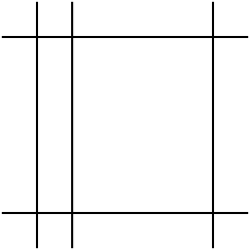
//> input picture finalProject/SamplePluginPA10/markers/Marker2a.ppm, 250 x 250 px
$ ./main ../SamplePluginPA10/markers/Marker2a.ppm   (built with g++ and OpenCV 4)
//> lines starting //> are read from the running program, lines starting //| are printed output that depends on the picture; after the words box and inside, x2 and y2 are one past the last pixel; in counts of white or black regions, pixels touching at a corner belong together
// open cv libs
#include <opencv2/core/core.hpp>
#include <opencv2/highgui/highgui.hpp>
#include <opencv2/imgproc/imgproc.hpp>
#include <cmath>
#include <iostream>

#include <vector>
#include <algorithm>

#include <ratio>
#include <chrono>

int image_in_set = 0;
std::vector<cv::Mat> original_images;
cv::Mat org;

struct comparator_functor {
  bool operator() (const std::vector<cv::Point> a, const std::vector<cv::Point> b) const {
    return a.size() > b.size();
  }
} sorting_func;

std::vector<cv::Point> find_blobs(cv::Mat img, std::vector<std::vector<cv::Point> > &contours, std::vector<std::vector<cv::Point> > &good_contours, cv::Mat &drawing){
    std::vector<cv::Vec4i> hierarchy;
    cv::findContours( img, contours, hierarchy, CV_RETR_LIST, cv::CHAIN_APPROX_NONE);

    std::sort(contours.begin(),contours.end(), sorting_func);

    double min_area = 33000, max_area = 100000;
    std::vector<cv::Point> center;
    cv::Moments mu; //use moments to get center of mass
    for( size_t i = 0; i< contours.size(); ++i ){
        double area = cv::contourArea(contours[i]);
        if (area > min_area && area < max_area) {
            mu = cv::moments(contours[i],false);
            cv::Point com = cv::Point( mu.m10/mu.m00 , mu.m01/mu.m00 );
            center.push_back(com);
            good_contours.push_back(contours[i]);
            cv::drawContours( drawing, contours, (int)i, cv::Scalar(0,0,255), 2, 8, hierarchy, 0, cv::Point() );
        }
        if(center.size() > 2 || area < 500){
            break;
        }
    }
    return center;
}
cv::Point find_center(std::vector<cv::Point> &center, std::vector<std::vector<cv::Point> > &contours, cv::Mat &drawing){
    cv::Point midpoint(0,0);
    if(center.size() > 0){
        std::vector<cv::Point> good_centers;
        float dist, a, b;
        if(center.size() > 1){
            for(size_t i = 0; i < center.size(); ++i){
                for(size_t j = i+1; j < center.size(); ++j){
                    a = center[i].x - center[j].x;
                    b = center[i].y - center[j].y;
                    dist =  a * a + b * b;
                    if(dist < 1000 ){
                        good_centers.push_back(center[i]);
                        good_centers.push_back(center[j]);
                    }
                }
            }
            if(good_centers.size() == 0){
                float compactness, area, circumference;
                a = org.cols/2;
                b = org.rows/2;
                float max_dist =  a * a + b * b;
                float feature_match, feature_match2;

                float p1 = 0.8, p2=0.2;
                for(size_t i = 0; i < center.size(); ++i){
                    a = org.cols/2 - center[i].x;
                    b = org.cols/2 - center[i].y;
                    dist =  1 - (a * a + b * b) / max_dist;

                    area = cv::contourArea(contours[i]);
                    circumference = cv::arcLength(contours[i],false);
                    compactness = 4 * M_PI * area / (circumference * circumference);

                    feature_match = p1 * compactness + p2 * dist;
                    for(size_t j = i+1; j < center.size(); ++j){
                        area = cv::contourArea(contours[j]);
                        circumference = cv::arcLength(contours[j],false);
                        compactness = 4 * M_PI * area / (circumference * circumference);

                        a = org.cols/2 - center[j].x;
                        b = org.rows/2 - center[j].y;
                        dist =  1 - (a * a + b * b) / max_dist;

                        feature_match2 = p1 * compactness + p2 * dist;

                        if(feature_match > feature_match2){
                            good_centers.push_back(center[i]);
                        } else {
                            good_centers.push_back(center[j]);
                        }
                    }
                }
            }
        } else {
            good_centers.push_back(center[0]);
        }

        for(size_t i = 0; i < good_centers.size(); ++i){
            midpoint.x += good_centers[i].x;
            midpoint.y += good_centers[i].y;
            drawing.at<cv::Vec3b>(good_centers[i]) = cv::Vec3b(0,0,255);
        }
        midpoint.x = midpoint.x / good_centers.size();
        midpoint.y = midpoint.y / good_centers.size();

        cv::circle( drawing, midpoint, 200,  cv::Scalar(0,0,255), 2, 8, 0 );
    }
    return midpoint;
}

bool findMarker02(const cv::Mat &img, std::vector<cv::Point> &points){
    cv::Mat imghsv = img.clone();
    cv::Mat white;
    cv::cvtColor(img, imghsv, CV_BGR2HSV);
    cv::inRange(imghsv, cv::Scalar(0, 0, 127), cv::Scalar(180,50,255), white);
    std::vector<std::vector<cv::Point> > contours;
    cv::Mat drawing = img.clone();
    std::vector<std::vector<cv::Point> > good_contours;

    points.clear();

    std::vector<cv::Point> center = find_blobs(white, contours, good_contours, drawing);
    cv::Point midpoint = find_center(center, good_contours, drawing);
    points.push_back(midpoint);
    cv::imshow("image", drawing);

    if(midpoint.x == 0 && midpoint.y == 0){
        return false;
    } else {
        return true;
    }
}
int n_not_found = 0;
void image_trackbar(int, void*){
    org = original_images.at(image_in_set).clone();
    cv::imshow("original", org);

    std::vector<cv::Point> points;

    bool found = findMarker02(org, points);
    if(!found){
        ++n_not_found;
    }
}

int main(int argc, char* argv[]){
    cv::namedWindow("original", cv::WINDOW_NORMAL);
    if(argc == 2){
        original_images.push_back( cv::imread(argv[1]) );
//> original_images[0] is the input picture: 250 rows x 250 cols, CV_8UC3; min 0, max 255, mean 244.6
    } else {
        std::string filename;
        char numbera, numberb;
//        original_images.push_back( cv::imread("../SamplePluginPA10/markers/Marker2a.ppm"));
//        original_images.push_back( cv::imread("../SamplePluginPA10/markers/Marker2a.ppm"));
//        original_images.push_back( cv::imread("../color_bg2.png"));


        for(int i = 1; i <= 30; ++i){
            numbera = i/10 %10 + '0';
            numberb = i%10 + '0';
            filename = "../marker_color/marker_color_"; //30
            filename += numbera;
            filename += numberb;
            filename += ".png";
            original_images.push_back( cv::imread(filename) );
        }
        for(int i = 1; i <= 52; ++i){
            numbera = i/10 %10 + '0';
            numberb = i%10 + '0';
            filename = "../marker_color_hard/marker_color_hard_"; //52
            filename += numbera;
            filename += numberb;
            filename += ".png";
            original_images.push_back( cv::imread(filename) );
        }
        for(int i = 1; i <= 30; ++i){
            numbera = i/10 %10 + '0';
            numberb = i%10 + '0';
            filename = "../marker_thinline/marker_thinline_";
            filename += numbera;
            filename += numberb;
            filename += ".png";
            original_images.push_back( cv::imread(filename) );
        }
        for(int i = 1; i <= 52; ++i){
            numbera = i/10 %10 + '0';
            numberb = i%10 + '0';
            filename = "../marker_2_hard/marker_thinline_hard_"; //52
            filename += numbera;
            filename += numberb;
            filename += ".png";
            original_images.push_back( cv::imread(filename) );
        }
        for(int i = 1; i <= 30; ++i){
            numbera = i/10 %10 + '0';
            numberb = i%10 + '0';
            filename = "../markers/marker_corny/marker_corny_"; //30
            filename += numbera;
            filename += numberb;
            filename += ".png";
            original_images.push_back( cv::imread(filename) );
        }
        for(int i = 1; i <= 52; ++i){
            numbera = i/10 %10 + '0';
            numberb = i%10 + '0';
            filename = "../markers/marker_corny_hard/marker_corny_hard_"; //52
            filename += numbera;
            filename += numberb;
            filename += ".png";
            original_images.push_back( cv::imread(filename) );
        }
    }

    cv::namedWindow("image", cv::WINDOW_NORMAL);

    std::chrono::high_resolution_clock::time_point t1;
    std::chrono::high_resolution_clock::time_point t2;
    cv::createTrackbar("Selected image", "original",&image_in_set,original_images.size()-1,image_trackbar);
    //* <---------remove one slash to envoke trackbar instead of autoplay
    double avg_time = 0;
    for(int i = 0; i < original_images.size()/3.0; ++i){
        image_in_set = i;
        t1 = std::chrono::high_resolution_clock::now();
        image_trackbar(0,nullptr);
        t2 = std::chrono::high_resolution_clock::now();
        avg_time += std::chrono::duration_cast<std::chrono::duration<double>>(t2 - t1).count();

        if( cv::waitKey(10) == 'q'){
            break;
        }
    }
//> this loop made 1 pass
//> (center in findMarker02, points in image_trackbar, found in image_trackbar) on pass 1: (2 Points (x, y): [124, 124], [124, 124], 1 Point (x, y): [124, 124], true)
//> pass 1, in findMarker02, `cv::inRange(imghsv, cv::Scalar(0, 0, 127), cv::Scalar(180,50,255), whi..`:
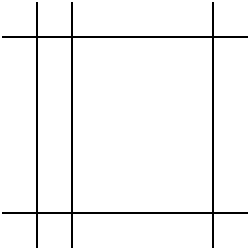
//> white: 250 rows x 250 cols, CV_8UC1; 96.1% white; black in thin lines or dots
//> pass 1, in findMarker02, `std::vector<cv::Point> center = find_blobs(white, contours, good_conto..`:
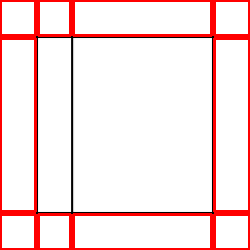
//> drawing: 250 rows x 250 cols, CV_8UC3; mean B, G, R 225.8, 225.8, 250.5
    avg_time /= (original_images.size()/3);
    std::cout << n_not_found << " / " << original_images.size()/3 << " time: " << avg_time << std::endl;
    avg_time = 0;
    n_not_found = 0;
    for(int i = image_in_set+1; i < (original_images.size()/3.0 * 2); ++i){
        image_in_set = i;
        t1 = std::chrono::high_resolution_clock::now();
        image_trackbar(0,nullptr);
        t2 = std::chrono::high_resolution_clock::now();
        avg_time += std::chrono::duration_cast<std::chrono::duration<double>>(t2 - t1).count();
        if( cv::waitKey(10) == 'q'){
            break;
        }
    }
    avg_time /= (original_images.size()/3);
    std::cout << n_not_found << " / " << original_images.size()/3 << " time: " << avg_time << std::endl;
    avg_time = 0;
    n_not_found = 0;
    for(int i = image_in_set+1; i < original_images.size(); ++i){
        image_in_set = i;
        t1 = std::chrono::high_resolution_clock::now();
        image_trackbar(0,nullptr);
        t2 = std::chrono::high_resolution_clock::now();
        avg_time += std::chrono::duration_cast<std::chrono::duration<double>>(t2 - t1).count();
        if( cv::waitKey(10) == 'q'){
            break;
        }
    }
    avg_time /= (original_images.size()/3);
    std::cout << n_not_found << " / " << original_images.size()/3 << " time: " << avg_time << std::endl;
    avg_time = 0;

    n_not_found = 0;
    /*/
    image_trackbar(0,nullptr);
    cv::waitKey();
    //*/
    return 0;
}

$ run again, with finalProject/SamplePluginPA10/markers/Marker2b.ppm copied over finalProject/SamplePluginPA10/markers/Marker2a.ppm
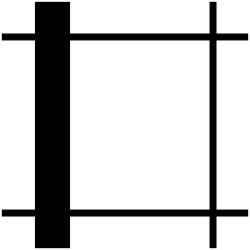
//> input picture finalProject/SamplePluginPA10/markers/Marker2b.ppm, 250 x 250 px
//> original_images[0] is the input picture: 250 rows x 250 cols, CV_8UC3; min 0, max 255, mean 201.2
//> the loop `for(int i = 0; i < original_images.size()/3.0; ++i)` made 1 pass
//> (center in findMarker02, points in image_trackbar, found in image_trackbar) on pass 1: (2 Points (x, y): [122, 124], [124, 124], 1 Point (x, y): [123, 124], true)
//> pass 1, in findMarker02, `cv::inRange(imghsv, cv::Scalar(0, 0, 127), cv::Scalar(180,50,255), whi..`:
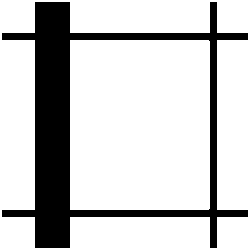
//> white: 250 rows x 250 cols, CV_8UC1; 78.9% white; 1 black region, box (x1, y1, x2, y2) and area: (2, 2, 248, 248) 13190
//> pass 1, in findMarker02, `std::vector<cv::Point> center = find_blobs(white, contours, good_conto..`:
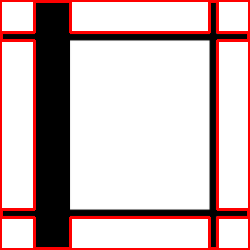
//> drawing: 250 rows x 250 cols, CV_8UC3; mean B, G, R 183.3, 183.3, 205.4
